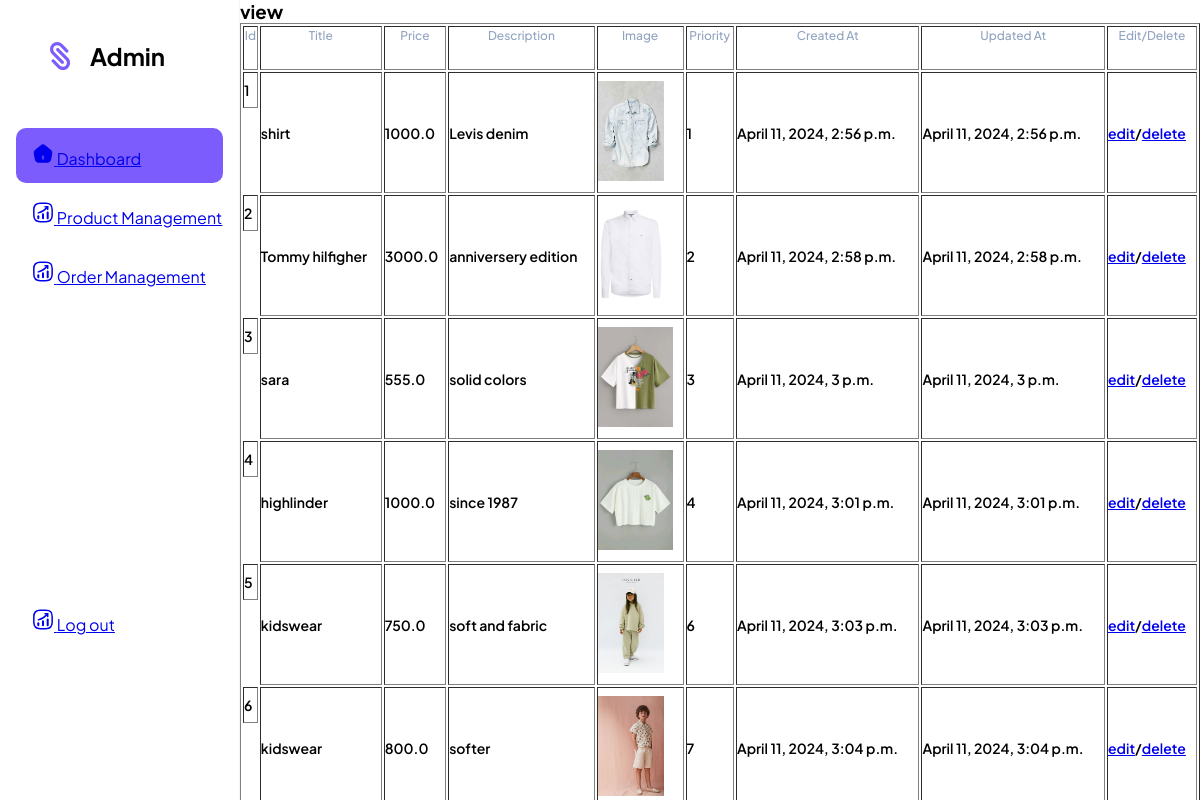
Page /view-products/ on the committed database.
### products/models.py (models this page shows, shortened)
class Product(models.Model):
    DELETE_CHOICES = ((0,'DELETE'),
                      (1,'LIVE'))
    CATEGORY_CHOICES = (('men','men'),
                        ('women','women'),
                        ('kid','kid'))
    title = models.CharField(max_length=200)
    price = models.FloatField()
    description = models.TextField()
    image = models.ImageField(upload_to='media/')
    priority = models.IntegerField(default=0)
    category = models.CharField(choices=CATEGORY_CHOICES,max_length=20,null=True,blank=True)
    qunatity = models.IntegerField(default=0)
    delete_status = models.IntegerField(choices=DELETE_CHOICES,default=1)
    created_at = models.DateTimeField(auto_now_add=True)
    updated_at = models.DateTimeField(auto_now=True)

### customadmin/views.py (the view)
# urls.py: path('view-products/',views.view_products,name='view_products'),
def view_products(request):
    products = Product.objects.all()
    return render(request,'admin/viewproducts.html',{'products':products})

### templates/admin/viewproducts.html
{% extends 'admin/adminbase.html' %}
{% block content %}
<div class="main-content">
    <h3>view</h3>
    <table border ='1'>
        <tr>
        <th>Id</th>
        <th>Title</th>
        <th>Price</th>
        <th>Description</th>
        <th>Image</th>
        <th>Priority</th>
        <th>Created At</th>
        <th>Updated At</th>
        <th>Edit/Delete</th>
        </tr>
        {% for product in products %}
        <tr>
          <td>{{ product.id }}</td>
          <td>{{ product.title }}</td>
          <td>{{ product.price }}</td>
          <td>{{ product.description }}</td>
          <td><img src="{{ product.image.url }}" alt="" style="max-width: 100px; max-height: 100px;" /></td>
          <td>{{ product.priority }}</td>
          <td>{{ product.created_at }}</td>
          <td>{{ product.updated_at }}</td>
          <td><a href="{% url 'edit' product.id %}">edit</a>/<a href="{% url 'delete' product.id %}">delete</a></td>
        </tr>
        {% endfor %}
      </table>
    </div>
</div>
{% endblock %}

### templates/admin/adminbase.html (style rules this page uses)
* { margin: 0; padding: 0; box-sizing: border-box; }
html, body { height: 100%; }
body { font-family: 'Plus Jakarta Sans', sans-serif; height: 100vh; }
.main-content { display: flex; flex-direction: column; width: 100%; overflow: auto; }
tr > th { font-weight: 500; font-size: 12px; line-height: 150%; color: #90A3BF; padding-bottom: 24px; }
tr > td { font-weight: 600; font-size: 14px; letter-spacing: -2%; padding: 8px 0; }
tr > td:first-child { display: flex; align-items: center; gap: 9px; }

### rows in the picture
Product: id "1", title "shirt", price "1000.0", description "Levis denim", image (picture), priority "1", created_at "April 11, 2024, 2:56 p.m.", updated_at "April 11, 2024, 2:56 p.m."
Product: id "2", title "Tommy hilfigher", price "3000.0", description "anniversery edition", image (picture), priority "2", created_at "April 11, 2024, 2:58 p.m.", updated_at "April 11, 2024, 2:58 p.m."
Product: id "3", title "sara", price "555.0", description "solid colors", image (picture), priority "3", created_at "April 11, 2024, 3 p.m.", updated_at "April 11, 2024, 3 p.m."
Product: id "4", title "highlinder", price "1000.0", description "since 1987", image (picture), priority "4", created_at "April 11, 2024, 3:01 p.m.", updated_at "April 11, 2024, 3:01 p.m."
Product: id "5", title "kidswear", price "750.0", description "soft and fabric", image (picture), priority "6", created_at "April 11, 2024, 3:03 p.m.", updated_at "April 11, 2024, 3:03 p.m."
Product: id "6", title "kidswear", price "800.0", description "softer", image (picture), priority "7", created_at "April 11, 2024, 3:04 p.m.", updated_at "April 11, 2024, 3:04 p.m."
